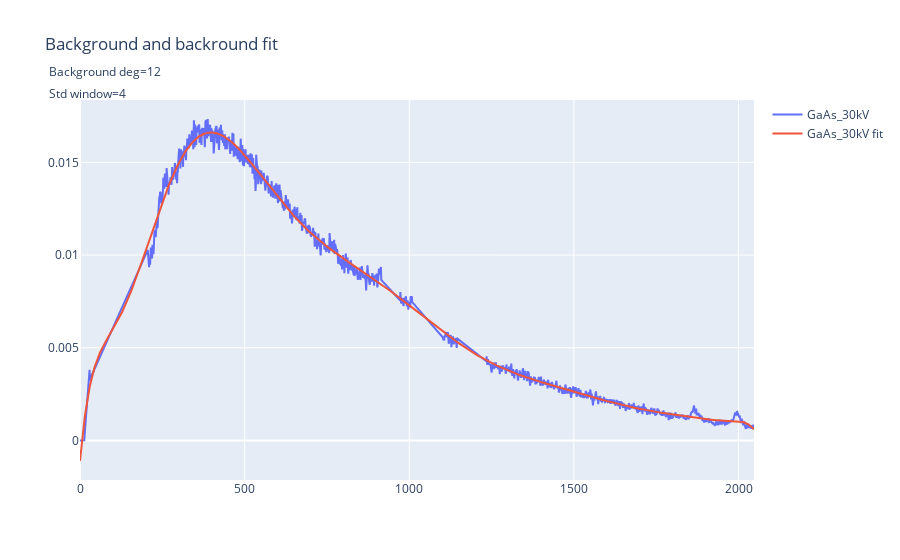

Source (notebook cell):
### Code cell
bg_fit = np.polyval(np.polyfit(channels, bg, 14), channels)

fig = go.Figure()
fig.update_layout(title=f"Background and backround fit <br> <sub>Background deg={deg}</sub><br> <sub>Std window={std_buffer}</sub>")
fig.add_trace(go.Scatter(x=channels, y=bg, mode="lines", name=f"{name}"))
fig.add_trace(go.Scatter(x=channels, y=bg_fit, mode="lines", name=f"{name} fit"))

# for i in range(len(fit_peaks)):
#     fig.add_vline(x=fit_peaks[i], line_width=1, line_dash="dash", line_color="black", annotation_text=f"{np.round(fit_peaks[i], decimals=2):.2f}")
fig

### Figure 1 — Plotly figure (JSON) as saved in the notebook; plotly's stock layout.template omitted (floating-point values rounded to 4 significant figures; data arrays with more than 128 entries replaced by an {"elided": "..."} marker saying what was removed)
{"data": [{"mode": "lines", "name": "GaAs_30kV", "type": "scatter", "x": {"elided": "2048 int values"}, "y": {"elided": "2048 float values"}}, {"mode": "lines", "name": "GaAs_30kV fit", "type": "scatter", "x": {"elided": "2048 int values"}, "y": {"elided": "2048 float values"}}], "layout": {"title": {"text": "Background and backround fit <br> <sub>Background deg=12</sub><br> <sub>Std window=4</sub>"}}}
